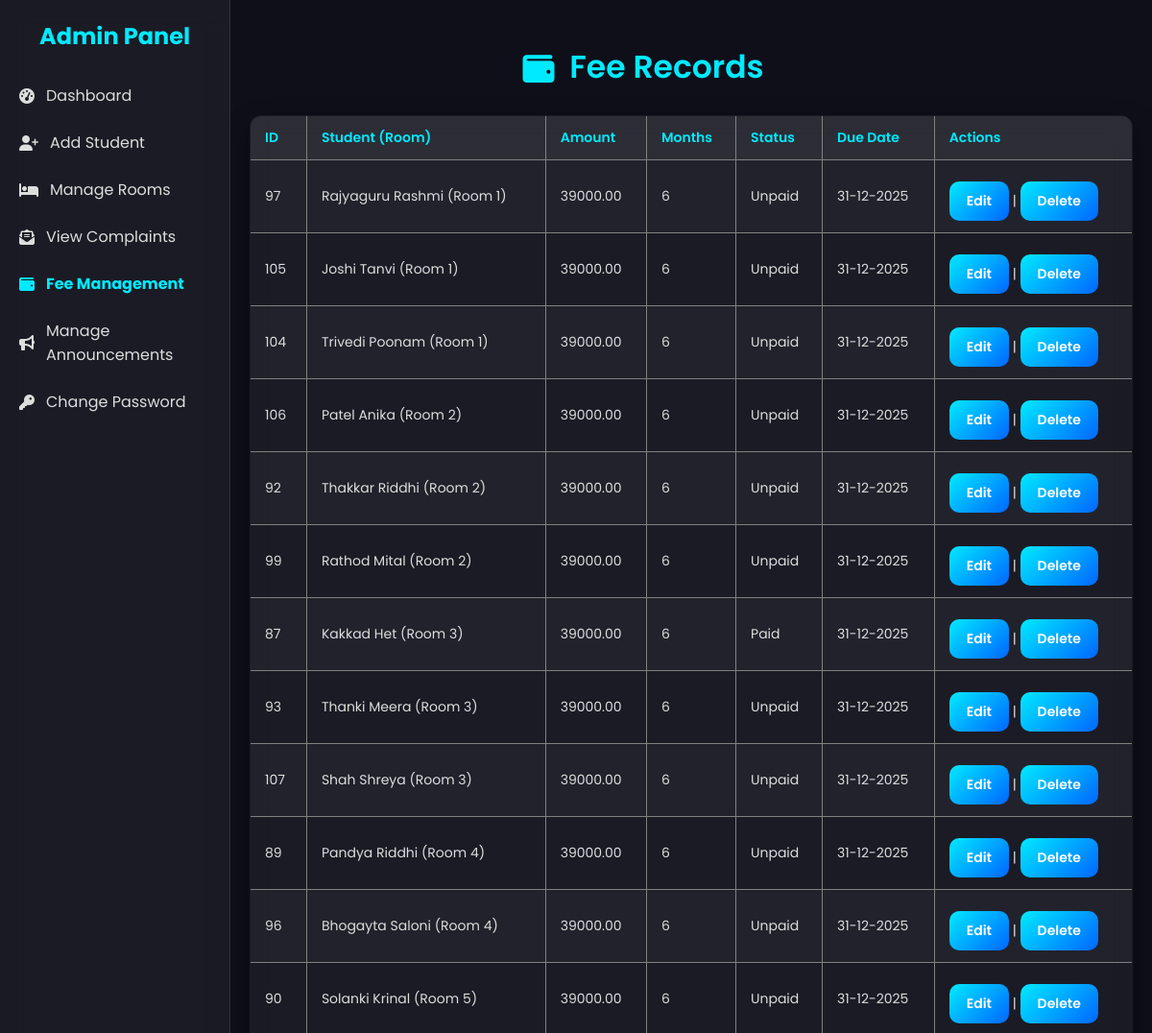
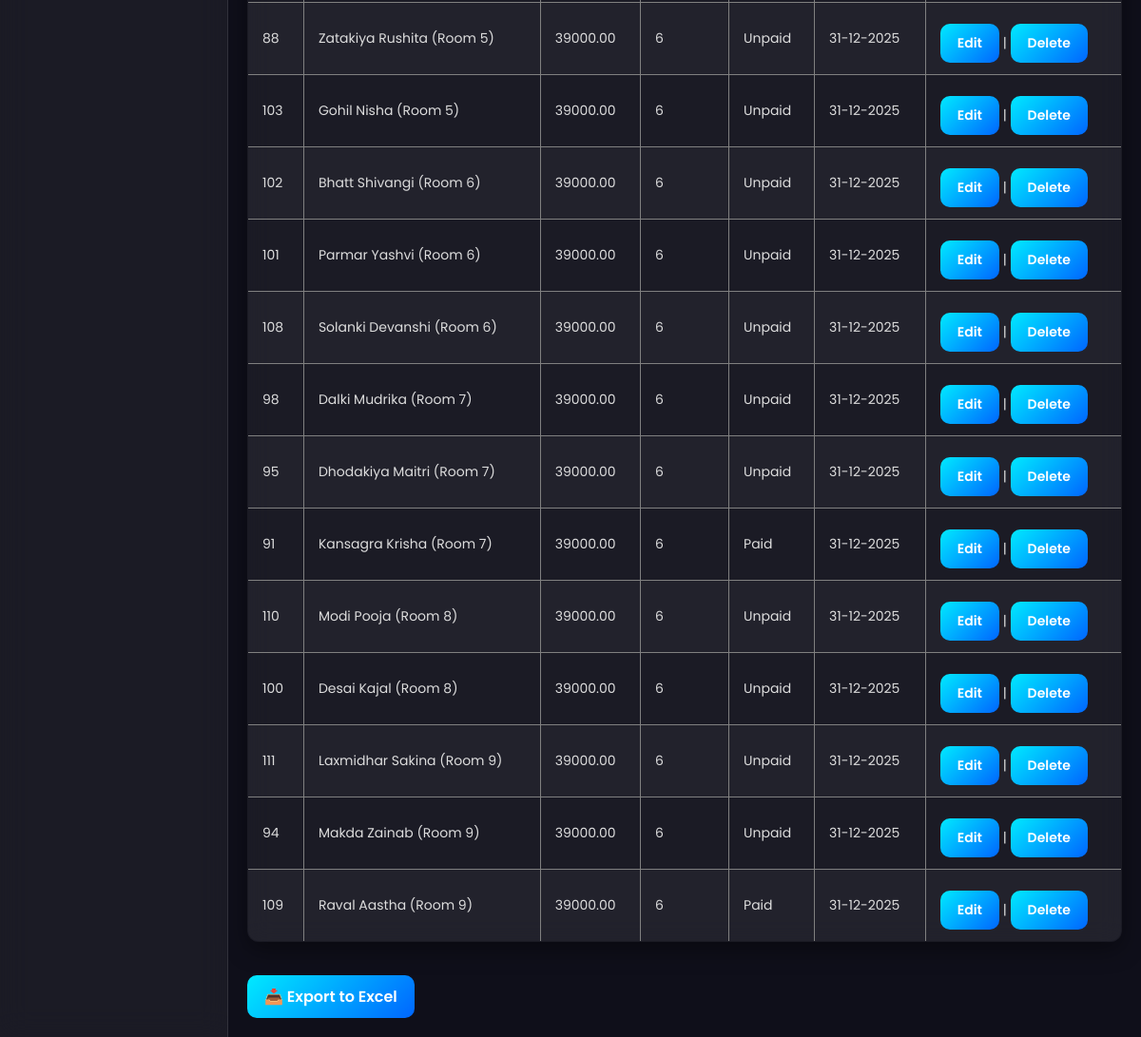
The app's page /admin/dashboard.php?page=view_fees (signed in) with its own data (2 pictures, top to bottom).
### tables this page shows
CREATE TABLE `fees` (
  `id` int(11) NOT NULL,
  `student_id` int(11) NOT NULL,
  `student_name` varchar(25) NOT NULL,
  `amount` decimal(10,2) NOT NULL,
  `months` int(10) NOT NULL,
  `due_date` date NOT NULL,
  `status` enum('Unpaid','Paid') DEFAULT 'Unpaid',
  `payment_method` varchar(15) DEFAULT NULL,
  `transaction_id` varchar(30) DEFAULT NULL,
  `payment_date` date DEFAULT NULL
);

CREATE TABLE `students` (
  `id` int(11) NOT NULL,
  `name` varchar(50) NOT NULL,
  `email` varchar(50) NOT NULL,
  `room_no` int(11) NOT NULL,
  `password` varchar(255) NOT NULL
);

### admin/view_fees.php (the view, shortened to what this page needs)
<?php
include('../db.php');
$result = mysqli_query($conn, "
    SELECT f.id, f.amount, f.months, f.status, f.due_date, s.name AS student_name, s.room_no
    FROM fees f
    JOIN students s ON f.student_id = s.id
    ORDER BY s.room_no ASC
");
?>
<div class="fee-records">
    <h2 class="add"><i class="fa-solid fa-wallet"></i> Fee Records</h2>
</div>
    <table border="1" cellpadding="10">
        <tr>
            <th>ID</th>
            <th>Student (Room)</th>
            <th>Amount</th>
            <th>Months</th>
            <th>Status</th>
            <th>Due Date</th>
            <th>Actions</th>
        </tr>
        <?php while ($row = mysqli_fetch_assoc($result)) { ?>
        <tr>
            <td><?= $row['id'] ?></td>
            <td><?= htmlspecialchars($row['student_name']) ?> (Room <?= $row['room_no'] ?>)</td>
            <td><?= $row['amount'] ?></td>
            <td><?= $row['months'] ?></td>
            <td><?= $row['status'] ?></td>
            <td><?= date('d-m-Y', strtotime($row['due_date'])) ?></td>
            <td>
                <a href="dashboard.php?page=edit_fee&id=<?= $row['id'] ?>" class="btn">Edit</a> |
                <a href="delete_fee.php?id=<?= $row['id'] ?>" class="btn" onclick="return confirm('Delete this fee record?')">Delete</a>
            </td>
        </tr>
        <?php } ?>
    </table><br>
    <a href="export_fees.php" class="btn">📥 Export to Excel</a>
</div>

### admin/dashboard.php (shortened to what this page needs)
<!DOCTYPE html>
<html lang="en">
<head>
    <link rel="stylesheet" href="https://cdnjs.cloudflare.com/ajax/libs/font-awesome/6.5.0/css/all.min.css">
    <link rel="stylesheet" type="text/css" href="style.css">
    </head>
<body>
<div class="sidebar" id="sidebar">
    <h2>Admin Panel</h2>
    <?php $current_page = isset($_GET['page']) ? $_GET['page'] : 'home'; ?>
    <a href="dashboard.php?page=home" class="<?= $current_page == 'home' ? 'active' : '' ?>">
        <i class="fa-solid fa-gauge-high"></i> Dashboard
    </a>
    <a href="dashboard.php?page=add_student" class="<?= $current_page == 'add_student' ? 'active' : '' ?>">
        <i class="fa-solid fa-user-plus"></i> Add Student
    </a>
    <a href="dashboard.php?page=rooms" class="<?= $current_page == 'rooms' ? 'active' : '' ?>">
        <i class="fa-solid fa-bed"></i> Manage Rooms
    </a>
    <a href="dashboard.php?page=view_complaint" class="<?= $current_page == 'view_complaint' ? 'active' : '' ?>">
        <i class="fa-solid fa-envelope-open-text"></i> View Complaints
    </a>
    <div class="submenu">
        <a href="dashboard.php?page=view_fees" class="<?= $current_page == 'view_fees' ? 'active' : '' ?>">
            <i class="fa-solid fa-wallet"></i> Fee Management
        </a>
    </div>
    <a href="dashboard.php?page=manage_announcements" class="<?= $current_page == 'manage_announcements' ? 'active' : '' ?>">
        <i class="fa-solid fa-bullhorn"></i> Manage Announcements
    </a>
    <a href="dashboard.php?page=change_password" class="<?= $current_page == 'change_password' ? 'active' : '' ?>">
        <i class="fa-solid fa-key"></i> Change Password
    </a>
</div>
    <div class="main-content">
    <div class="container">
    <?php
    if (!isset($_GET['page']) || $_GET['page'] == '' || $_GET['page'] == 'dashboard')
    {
        include("home.php");
    }
    else
    {
        $page = basename($_GET['page']);
        $file = $page . ".php";
        if (file_exists($file))
        {
                ?>
                <?php
            include($file);
        }
        else
        {
            include("home.php");
        }
    }
    ?>
</div>
</body>
</html>

### admin/style.css (style rules this page uses)
* { margin: 0; padding: 0; box-sizing: border-box; font-family: 'Poppins', sans-serif; }
body { display: flex; min-height: 100vh; background: #0f0f1a; overflow-x: hidden; color: #fff; }
.sidebar { width: 240px; background: rgba(255,255,255,0.05); backdrop-filter: blur(15px); border-right: 1px solid rgba(255,255,255,0.1); padding: 20px 0; position: fixed; top: 0; left: 0; bottom: 0; display: flex; flex-direction: column; z-index: 1001; transition: transform 0.3s ease-in-out; }
.sidebar a { padding: 12px 20px; text-decoration: none; display: flex; align-items: center; transition: 0.3s; gap: 12px; color: #ddd; }
.sidebar a.active { background: transparent; color: #00eaff; font-weight: bold; box-shadow: none; }
.submenu { position: relative; display: flex; flex-direction: column; }
.main-content { margin-left: 240px; flex: 1; padding: 20px; }
h3 i, h4 i,h2 i { margin-right: 8px; vertical-align: middle; }
.btn, input[type="submit"] { background: linear-gradient(135deg, #00eaff, #0066ff); border: none; color: #fff; padding: 10px 16px; border-radius: 8px; cursor: pointer; font-weight: bold; transition: 0.3s; margin-top: 10px; display: inline-block; }
.fee-records .add { text-align: center; margin-right: 100px; margin-top: 25px; margin-bottom: 25px; font-size: 33px; font-weight: 600; color: #00eaff; }
table { width: 100%; border-collapse: collapse; margin-top: 20px; background: rgba(255,255,255,0.05); backdrop-filter: blur(12px); border-radius: 12px; overflow: hidden; box-shadow: 0 8px 25px rgba(0,0,0,0.4); }
table th, table td { padding: 12px 15px; text-align: left; font-size: 14px; color: #ddd; }
table th { background: rgba(255,255,255,0.08); color: #00eaff; font-weight: 600; }
table tr:nth-child(even) { background: rgba(255,255,255,0.03); }
a.btn { display: inline-block; padding: 10px 18px; border-radius: 10px; background: linear-gradient(135deg, #00eaff, #0066ff); color: white; text-decoration: none; font-weight: 600; transition: 0.3s; margin-top: 10px; }

### admin/dashboard.php (style rules this page uses)
.sidebar h2 { color: #00eaff; text-align: center; margin-bottom: 20px; }

### records on screen
fees: id "97", student.name "Rajyaguru Rashmi", student.room_no "1", amount "39000.00", months "6", status "Unpaid", due_date "31-12-2025"
fees: id "105", student.name "Joshi Tanvi", student.room_no "1", amount "39000.00", months "6", status "Unpaid", due_date "31-12-2025"
fees: id "104", student.name "Trivedi Poonam", student.room_no "1", amount "39000.00", months "6", status "Unpaid", due_date "31-12-2025"
fees: id "106", student.name "Patel Anika", student.room_no "2", amount "39000.00", months "6", status "Unpaid", due_date "31-12-2025"
fees: id "92", student.name "Thakkar Riddhi", student.room_no "2", amount "39000.00", months "6", status "Unpaid", due_date "31-12-2025"
fees: id "99", student.name "Rathod Mital", student.room_no "2", amount "39000.00", months "6", status "Unpaid", due_date "31-12-2025"
fees: id "87", student.name "Kakkad Het", student.room_no "3", amount "39000.00", months "6", status "Paid", due_date "31-12-2025"
fees: id "93", student.name "Thanki Meera", student.room_no "3", amount "39000.00", months "6", status "Unpaid", due_date "31-12-2025"
fees: id "107", student.name "Shah Shreya", student.room_no "3", amount "39000.00", months "6", status "Unpaid", due_date "31-12-2025"
fees: id "89", student.name "Pandya Riddhi", student.room_no "4", amount "39000.00", months "6", status "Unpaid", due_date "31-12-2025"
fees: id "96", student.name "Bhogayta Saloni", student.room_no "4", amount "39000.00", months "6", status "Unpaid", due_date "31-12-2025"
fees: id "90", student.name "Solanki Krinal", student.room_no "5", amount "39000.00", months "6", status "Unpaid", due_date "31-12-2025"
fees: id "88", student.name "Zatakiya Rushita", student.room_no "5", amount "39000.00", months "6", status "Unpaid", due_date "31-12-2025"
fees: id "103", student.name "Gohil Nisha", student.room_no "5", amount "39000.00", months "6", status "Unpaid", due_date "31-12-2025"
fees: id "102", student.name "Bhatt Shivangi", student.room_no "6", amount "39000.00", months "6", status "Unpaid", due_date "31-12-2025"
fees: id "101", student.name "Parmar Yashvi", student.room_no "6", amount "39000.00", months "6", status "Unpaid", due_date "31-12-2025"
fees: id "108", student.name "Solanki Devanshi", student.room_no "6", amount "39000.00", months "6", status "Unpaid", due_date "31-12-2025"
fees: id "98", student.name "Dalki Mudrika", student.room_no "7", amount "39000.00", months "6", status "Unpaid", due_date "31-12-2025"
fees: id "95", student.name "Dhodakiya Maitri", student.room_no "7", amount "39000.00", months "6", status "Unpaid", due_date "31-12-2025"
fees: id "91", student.name "Kansagra Krisha", student.room_no "7", amount "39000.00", months "6", status "Paid", due_date "31-12-2025"
fees: id "110", student.name "Modi Pooja", student.room_no "8", amount "39000.00", months "6", status "Unpaid", due_date "31-12-2025"
fees: id "100", student.name "Desai Kajal", student.room_no "8", amount "39000.00", months "6", status "Unpaid", due_date "31-12-2025"
fees: id "111", student.name "Laxmidhar Sakina", student.room_no "9", amount "39000.00", months "6", status "Unpaid", due_date "31-12-2025"
fees: id "94", student.name "Makda Zainab", student.room_no "9", amount "39000.00", months "6", status "Unpaid", due_date "31-12-2025"
fees: id "109", student.name "Raval Aastha", student.room_no "9", amount "39000.00", months "6", status "Paid", due_date "31-12-2025"
